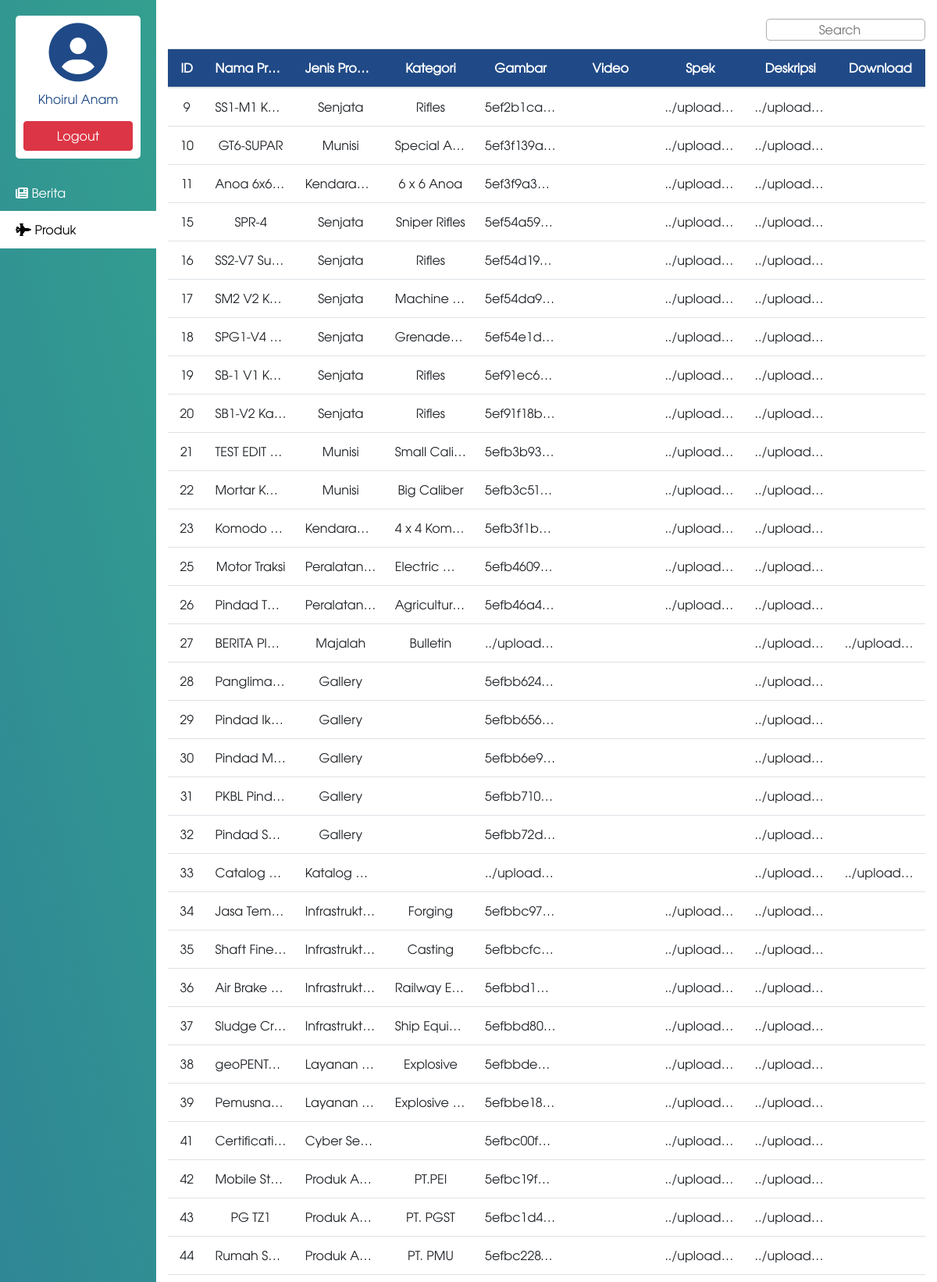
Page /admin/dashboard.php?page=produk (signed in, upper part) on the committed database.
### tables this page shows
CREATE TABLE `produk` (
  `id_produk` int(99) NOT NULL,
  `nama_produk` varchar(128) NOT NULL,
  `jenis_produk` varchar(128) NOT NULL,
  `kategori` varchar(128) NOT NULL,
  `gambar` text NOT NULL,
  `video` text NOT NULL,
  `spek` text NOT NULL,
  `deskripsi` varchar(128) NOT NULL,
  `download` varchar(128) NOT NULL
);

### admin/page/produk.php (the view, shortened to what this page needs)
<div class="mt-4 w-100">
    <input type="search" placeholder="Search" id="search" name="search" class="search ml-auto float-right">
</div>
<div style="overflow-y: scroll; height: 80vh; width: 100%;" class="d-block">
    <table class="table" id="tabel">
        <thead class="sticky-top">
            <th style="background-color: #204a87ff; text-align: center;">ID</th>
            <th style="background-color: #204a87ff; text-align: center;">Nama Produk</th>
            <th style="background-color: #204a87ff; text-align: center;">Jenis Produk</th>
            <th style="background-color: #204a87ff; text-align: center;">Kategori</th>
            <th style="background-color: #204a87ff; text-align: center;">Gambar</th>
            <th style="background-color: #204a87ff; text-align: center;">Video</th>
            <th style="background-color: #204a87ff; text-align: center;">Spek</th>
            <th style="background-color: #204a87ff; text-align: center;">Deskripsi</th>
            <th style="background-color: #204a87ff; text-align: center;">Download</th>
        </thead>
        <tbody id="tbody">
            <?php
                $select = mysqli_query($connection, "select * from produk");
                while($data = mysqli_fetch_array($select)){
                    echo "
                        <tr data-toggle='modal' data-target='#modelId'>
                            <td class='text-center'>".$data["id_produk"]."</td>
                            <td class='text-center'>".$data["nama_produk"]."</td>
                            <td class='text-center'>".$data["jenis_produk"]."</td>
                            <td class='text-center'>".$data["kategori"]."</td>
                            <td class='text-center'>".$data["gambar"]."</td>
                            <td class='text-center'>".$data["video"]."</td>
                            <td class='text-center'>".$data["spek"]."</td>
                            <td class='text-center'>".$data["deskripsi"]."</td>
                            <td class='text-center'>".$data["download"]."</td>
                        </tr>
                    ";
                }
            ?>
        </tbody>
    </table>
</div>
</div>

### admin/css/dashboard.css (style rules this page uses)
html, body { font-family: "URW Gothic L" !important; margin: 0; padding: 0; width: 100%; height: 100%; overflow-x: hidden; }
.search { border: 1px solid rgb(172, 172, 172); border-radius: 5px; margin-bottom: 10px; display: block; }
.search::placeholder { text-align: center; }
.table th { color: white; }
.table tbody tr a, .table tbody tr { cursor: pointer; }
.table th, .table tbody tr td { white-space: nowrap; max-width: 100px; overflow: hidden; text-overflow: ellipsis; }

### rows in the picture
produk: id_produk "9", nama_produk "SS1-M1 K…", jenis_produk "Senjata", kategori "Rifles", gambar "5ef2b1ca…", spek "../upload…", deskripsi "../upload…"
produk: id_produk "10", nama_produk "GT6-SUPAR", jenis_produk "Munisi", kategori "Special A…", gambar "5ef3f139a…", spek "../upload…", deskripsi "../upload…"
produk: id_produk "11", nama_produk "Anoa 6x6…", jenis_produk "Kendara…", kategori "6 x 6 Anoa", gambar "5ef3f9a3…", spek "../upload…", deskripsi "../upload…"
produk: id_produk "15", nama_produk "SPR-4", jenis_produk "Senjata", kategori "Sniper Rifles", gambar "5ef54a59…", spek "../upload…", deskripsi "../upload…"
produk: id_produk "16", nama_produk "SS2-V7 Su…", jenis_produk "Senjata", kategori "Rifles", gambar "5ef54d19…", spek "../upload…", deskripsi "../upload…"
produk: id_produk "17", nama_produk "SM2 V2 K…", jenis_produk "Senjata", kategori "Machine…", gambar "5ef54da9…", spek "../upload…", deskripsi "../upload…"
produk: id_produk "18", nama_produk "SPG1-V4…", jenis_produk "Senjata", kategori "Grenade…", gambar "5ef54e1d…", spek "../upload…", deskripsi "../upload…"
produk: id_produk "19", nama_produk "SB-1 V1 K…", jenis_produk "Senjata", kategori "Rifles", gambar "5ef91ec6…", spek "../upload…", deskripsi "../upload…"
produk: id_produk "20", nama_produk "SB1-V2 K…", jenis_produk "Senjata", kategori "Rifles", gambar "5ef91f18b…", spek "../upload…", deskripsi "../upload…"
produk: id_produk "21", nama_produk "TEST EDIT…", jenis_produk "Munisi", kategori "Small Cal…", gambar "5efb3b93…", spek "../upload…", deskripsi "../upload…"
produk: id_produk "22", nama_produk "Mortar K…", jenis_produk "Munisi", kategori "Big Caliber", gambar "5efb3c51…", spek "../upload…", deskripsi "../upload…"
produk: id_produk "23", nama_produk "Komodo…", jenis_produk "Kendara…", kategori "4 x 4 Kom…", gambar "5efb3f1b…", spek "../upload…", deskripsi "../upload…"
produk: id_produk "25", nama_produk "Motor Traksi", jenis_produk "Peralatan…", kategori "Electric…", gambar "5efb4609…", spek "../upload…", deskripsi "../upload…"
produk: id_produk "26", nama_produk "Pindad T…", jenis_produk "Peralatan…", kategori "Agricultur…", gambar "5efb46a4…", spek "../upload…", deskripsi "../upload…"
produk: id_produk "27", nama_produk "BERITA PI…", jenis_produk "Majalah", kategori "Bulletin", gambar "../upload…", deskripsi "../upload…", download "../upload…"
produk: id_produk "28", nama_produk "Panglima…", jenis_produk "Gallery", gambar "5efbb624…", deskripsi "../upload…"
produk: id_produk "29", nama_produk "Pindad Ik…", jenis_produk "Gallery", gambar "5efbb656…", deskripsi "../upload…"
produk: id_produk "30", nama_produk "Pindad M…", jenis_produk "Gallery", gambar "5efbb6e9…", deskripsi "../upload…"
produk: id_produk "31", nama_produk "PKBL Pind…", jenis_produk "Gallery", gambar "5efbb710…", deskripsi "../upload…"
produk: id_produk "32", nama_produk "Pindad S…", jenis_produk "Gallery", gambar "5efbb72d…", deskripsi "../upload…"
produk: id_produk "33", nama_produk "Catalog…", jenis_produk "Katalog…", gambar "../upload…", deskripsi "../upload…", download "../upload…"
produk: id_produk "34", nama_produk "Jasa Tem…", jenis_produk "Infrastrukt…", kategori "Forging", gambar "5efbbc97…", spek "../upload…", deskripsi "../upload…"
produk: id_produk "35", nama_produk "Shaft Fin…", jenis_produk "Infrastrukt…", kategori "Casting", gambar "5efbbcfc…", spek "../upload…", deskripsi "../upload…"
produk: id_produk "36", nama_produk "Air Brake…", jenis_produk "Infrastrukt…", kategori "Railway E…", gambar "5efbbd1…", spek "../upload…", deskripsi "../upload…"
produk: id_produk "37", nama_produk "Sludge Cr…", jenis_produk "Infrastrukt…", kategori "Ship Equi…", gambar "5efbbd80…", spek "../upload…", deskripsi "../upload…"
produk: id_produk "38", nama_produk "geoPENT…", jenis_produk "Layanan…", kategori "Explosive", gambar "5efbbde…", spek "../upload…", deskripsi "../upload…"
produk: id_produk "39", nama_produk "Pemusna…", jenis_produk "Layanan…", kategori "Explosive…", gambar "5efbbe18…", spek "../upload…", deskripsi "../upload…"
produk: id_produk "41", nama_produk "Certificat…", jenis_produk "Cyber Se…", gambar "5efbc00f…", spek "../upload…", deskripsi "../upload…"
produk: id_produk "42", nama_produk "Mobile St…", jenis_produk "Produk A…", kategori "PT.PEI", gambar "5efbc19f…", spek "../upload…", deskripsi "../upload…"
produk: id_produk "43", nama_produk "PG TZ1", jenis_produk "Produk A…", kategori "PT. PGST", gambar "5efbc1d4…", spek "../upload…", deskripsi "../upload…"
produk: id_produk "44", nama_produk "Rumah S…", jenis_produk "Produk A…", kategori "PT. PMU", gambar "5efbc228…", spek "../upload…", deskripsi "../upload…"

### other values in the picture
$_SESSION["nama_admin"] "Khoirul Anam"
